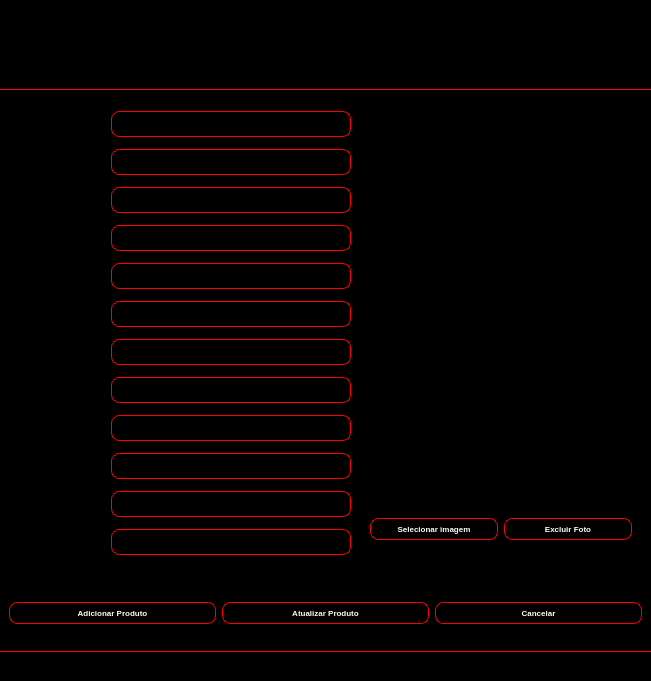
<?xml version="1.0" encoding="UTF-8"?>
<ui version="4.0">
 <class>MainWindow</class>
 <widget class="QMainWindow" name="MainWindow">
  <property name="geometry">
   <rect>
    <x>0</x>
    <y>0</y>
    <width>651</width>
    <height>681</height>
   </rect>
  </property>
  <property name="windowTitle">
   <string>MainWindow</string>
  </property>
  <property name="styleSheet">
   <string notr="true">QLineEdit{
    background: qlineargradient(x1: 0, y1: 0, x2: 0, y2: 1,
        stop: 0 #000000, stop: 1 #000000);
    color: white;
    border: 1px solid red;
    padding: 4px 2px;
    border-radius: 8px;
    font-weight: bold;
    font-size: 10px;
}

QLineEdit:hover {
    background: qlineargradient(x1: 0, y1: 0, x2: 0, y2: 1,
        stop: 0 #4e4e4e, stop: 1 #4e4e4e);
}

QLineEdit:pressed {
    background: qlineargradient(x1: 0, y1: 0, x2: 0, y2: 1,
        stop: 0 #1a5fb4, stop: 1 #4a00e0);
}

QPushButton {
    background: qlineargradient(x1: 0, y1: 0, x2: 0, y2: 1,
        stop: 0 #000000, stop: 1 #000000);
    color: white;
    border: 1px solid red;
    padding: 5px 17px;
    border-radius: 8px;
    font-weight: bold;
    font-size: 8px;
}

QPushButton:hover {
    background: qlineargradient(x1: 0, y1: 0, x2: 0, y2: 1,
        stop: 0 #4e4e4e, stop: 1 #4e4e4e);
}

QPushButton:pressed {
    background: qlineargradient(x1: 0, y1: 0, x2: 0, y2: 1,
        stop: 0 #1a5fb4, stop: 1 #4a00e0);
}</string>
  </property>
  <widget class="QWidget" name="centralwidget">
   <property name="styleSheet">
    <string notr="true">background-color: rgb(0, 0, 0);</string>
   </property>
   <layout class="QGridLayout" name="gridLayout">
    <property name="leftMargin">
     <number>0</number>
    </property>
    <property name="topMargin">
     <number>0</number>
    </property>
    <property name="rightMargin">
     <number>0</number>
    </property>
    <property name="bottomMargin">
     <number>0</number>
    </property>
    <property name="spacing">
     <number>0</number>
    </property>
    <item row="4" column="0">
     <widget class="QWidget" name="widget_2" native="true">
      <layout class="QGridLayout" name="gridLayout_2">
       <property name="leftMargin">
        <number>9</number>
       </property>
       <property name="topMargin">
        <number>9</number>
       </property>
       <property name="rightMargin">
        <number>0</number>
       </property>
       <property name="bottomMargin">
        <number>0</number>
       </property>
       <property name="spacing">
        <number>0</number>
       </property>
       <item row="7" column="2">
        <widget class="QLineEdit" name="nome_input">
         <property name="maximumSize">
          <size>
           <width>240</width>
           <height>16777215</height>
          </size>
         </property>
        </widget>
       </item>
       <item row="15" column="2">
        <widget class="QLineEdit" name="status_venda_input">
         <property name="maximumSize">
          <size>
           <width>240</width>
           <height>16777215</height>
          </size>
         </property>
        </widget>
       </item>
       <item row="8" column="0">
        <widget class="QLabel" name="label_3">
         <property name="text">
          <string>Preço Custo</string>
         </property>
        </widget>
       </item>
       <item row="2" column="2">
        <widget class="QLineEdit" name="cod_pdv_input">
         <property name="maximumSize">
          <size>
           <width>240</width>
           <height>16777215</height>
          </size>
         </property>
        </widget>
       </item>
       <item row="9" column="0">
        <widget class="QLabel" name="label_12">
         <property name="text">
          <string>Preço Venda</string>
         </property>
        </widget>
       </item>
       <item row="3" column="0">
        <widget class="QLabel" name="label_11">
         <property name="text">
          <string>Cód. Sistema</string>
         </property>
        </widget>
       </item>
       <item row="13" column="2">
        <widget class="QLineEdit" name="sit_estoque_input">
         <property name="maximumSize">
          <size>
           <width>240</width>
           <height>16777215</height>
          </size>
         </property>
        </widget>
       </item>
       <item row="15" column="0">
        <widget class="QLabel" name="label_10">
         <property name="text">
          <string>Status Venda</string>
         </property>
        </widget>
       </item>
       <item row="7" column="0">
        <widget class="QLabel" name="label_6">
         <property name="text">
          <string>Nome</string>
         </property>
        </widget>
       </item>
       <item row="14" column="0">
        <widget class="QLabel" name="label_7">
         <property name="text">
          <string>Ficha Tenica</string>
         </property>
        </widget>
       </item>
       <item row="11" column="2">
        <widget class="QLineEdit" name="Estoque_input">
         <property name="maximumSize">
          <size>
           <width>240</width>
           <height>16777215</height>
          </size>
         </property>
        </widget>
       </item>
       <item row="12" column="2">
        <widget class="QLineEdit" name="estoque_min_input">
         <property name="maximumSize">
          <size>
           <width>240</width>
           <height>16777215</height>
          </size>
         </property>
        </widget>
       </item>
       <item row="10" column="2">
        <widget class="QLineEdit" name="Medida_input">
         <property name="maximumSize">
          <size>
           <width>240</width>
           <height>16777215</height>
          </size>
         </property>
        </widget>
       </item>
       <item row="13" column="0">
        <widget class="QLabel" name="label_9">
         <property name="text">
          <string>Sit Estoque</string>
         </property>
        </widget>
       </item>
       <item row="14" column="2">
        <widget class="QLineEdit" name="ficha_tec_input">
         <property name="maximumSize">
          <size>
           <width>240</width>
           <height>16777215</height>
          </size>
         </property>
        </widget>
       </item>
       <item row="8" column="2">
        <widget class="QLineEdit" name="preco_custo_input">
         <property name="maximumSize">
          <size>
           <width>240</width>
           <height>16777215</height>
          </size>
         </property>
        </widget>
       </item>
       <item row="12" column="0">
        <widget class="QLabel" name="label_5">
         <property name="text">
          <string>Estoque mín</string>
         </property>
        </widget>
       </item>
       <item row="6" column="2">
        <widget class="QLineEdit" name="categoria_input">
         <property name="maximumSize">
          <size>
           <width>240</width>
           <height>16777215</height>
          </size>
         </property>
        </widget>
       </item>
       <item row="3" column="2">
        <widget class="QLineEdit" name="cod_sistema_input">
         <property name="maximumSize">
          <size>
           <width>240</width>
           <height>16777215</height>
          </size>
         </property>
        </widget>
       </item>
       <item row="2" column="0">
        <widget class="QLabel" name="label">
         <property name="text">
          <string>Cód. PDV</string>
         </property>
        </widget>
       </item>
       <item row="11" column="0">
        <widget class="QLabel" name="label_4">
         <property name="text">
          <string>Estoque</string>
         </property>
        </widget>
       </item>
       <item row="6" column="0">
        <widget class="QLabel" name="label_2">
         <property name="text">
          <string>Categoria</string>
         </property>
        </widget>
       </item>
       <item row="10" column="0">
        <widget class="QLabel" name="label_8">
         <property name="text">
          <string>Medida</string>
         </property>
        </widget>
       </item>
       <item row="9" column="2">
        <widget class="QLineEdit" name="preco_venda_input">
         <property name="maximumSize">
          <size>
           <width>240</width>
           <height>16777215</height>
          </size>
         </property>
        </widget>
       </item>
      </layout>
     </widget>
    </item>
    <item row="0" column="0" colspan="2">
     <widget class="QWidget" name="widget" native="true">
      <property name="sizePolicy">
       <sizepolicy hsizetype="Expanding" vsizetype="Preferred">
        <horstretch>0</horstretch>
        <verstretch>0</verstretch>
       </sizepolicy>
      </property>
      <property name="maximumSize">
       <size>
        <width>16777215</width>
        <height>90</height>
       </size>
      </property>
      <property name="styleSheet">
       <string notr="true">QWidget {
	background-color: rgb(0, 0, 0);
    border-bottom: 1px solid red;
    
    /* Gradiente para profundidade */
    background: qlineargradient(x1: 0, y1: 0, x2: 0, y2: 1,
        stop: 0 #000000, 
        stop: 0.5 #000000,
        stop: 1 #000000);
    
    /* Sombra externa para efeito 3D */
    box-shadow: 3px 3px 5px rgba(0, 0, 0, 0.2),
                -1px -1px 2px rgba(255, 255, 255, 0.3);
}</string>
      </property>
      <layout class="QVBoxLayout" name="verticalLayout">
       <property name="spacing">
        <number>0</number>
       </property>
       <property name="leftMargin">
        <number>0</number>
       </property>
       <property name="topMargin">
        <number>0</number>
       </property>
       <property name="rightMargin">
        <number>0</number>
       </property>
       <property name="bottomMargin">
        <number>0</number>
       </property>
       <item>
        <widget class="QLabel" name="label_14">
         <property name="font">
          <font>
           <family>Monotype Corsiva</family>
           <pointsize>45</pointsize>
          </font>
         </property>
         <property name="styleSheet">
          <string notr="true"/>
         </property>
         <property name="text">
          <string>Cadastro de Produtos</string>
         </property>
         <property name="alignment">
          <set>Qt::AlignmentFlag::AlignCenter</set>
         </property>
        </widget>
       </item>
      </layout>
     </widget>
    </item>
    <item row="5" column="0" colspan="2">
     <widget class="QWidget" name="widget_3" native="true">
      <property name="sizePolicy">
       <sizepolicy hsizetype="Expanding" vsizetype="Preferred">
        <horstretch>0</horstretch>
        <verstretch>0</verstretch>
       </sizepolicy>
      </property>
      <property name="maximumSize">
       <size>
        <width>16777215</width>
        <height>75</height>
       </size>
      </property>
      <property name="styleSheet">
       <string notr="true">QPushButton {
    background: qlineargradient(x1: 0, y1: 0, x2: 0, y2: 1,
        stop: 0 #000000, stop: 1 #000000);
    color: white;
    border: 1px solid red;
    padding: 5px 17px;
    border-radius: 8px;
    font-weight: bold;
    font-size: 8px;
}

QPushButton:hover {
    background: qlineargradient(x1: 0, y1: 0, x2: 0, y2: 1,
        stop: 0 #4e4e4e, stop: 1 #4e4e4e);
}

QPushButton:pressed {
    background: qlineargradient(x1: 0, y1: 0, x2: 0, y2: 1,
        stop: 0 #1a5fb4, stop: 1 #4a00e0);
}</string>
      </property>
      <layout class="QGridLayout" name="gridLayout_4">
       <item row="0" column="0">
        <widget class="QPushButton" name="add_produto">
         <property name="styleSheet">
          <string notr="true"/>
         </property>
         <property name="text">
          <string>Adicionar Produto</string>
         </property>
        </widget>
       </item>
       <item row="0" column="1">
        <widget class="QPushButton" name="atual_produto">
         <property name="text">
          <string>Atualizar Produto</string>
         </property>
        </widget>
       </item>
       <item row="0" column="2">
        <widget class="QPushButton" name="cancelar">
         <property name="text">
          <string>Cancelar</string>
         </property>
        </widget>
       </item>
      </layout>
     </widget>
    </item>
    <item row="4" column="1">
     <widget class="QWidget" name="widget_4" native="true">
      <property name="minimumSize">
       <size>
        <width>300</width>
        <height>0</height>
       </size>
      </property>
      <layout class="QGridLayout" name="gridLayout_3">
       <item row="1" column="0" colspan="3">
        <widget class="QFrame" name="frame">
         <property name="maximumSize">
          <size>
           <width>16777215</width>
           <height>75</height>
          </size>
         </property>
         <property name="frameShape">
          <enum>QFrame::Shape::StyledPanel</enum>
         </property>
         <property name="frameShadow">
          <enum>QFrame::Shadow::Raised</enum>
         </property>
         <layout class="QHBoxLayout" name="horizontalLayout">
          <item>
           <widget class="QPushButton" name="selecionar_imagem">
            <property name="text">
             <string>Selecionar imagem</string>
            </property>
           </widget>
          </item>
          <item>
           <widget class="QPushButton" name="limp_img">
            <property name="text">
             <string>Excluir Foto</string>
            </property>
           </widget>
          </item>
         </layout>
        </widget>
       </item>
       <item row="0" column="0" colspan="3">
        <widget class="QFrame" name="frame_2">
         <property name="frameShape">
          <enum>QFrame::Shape::StyledPanel</enum>
         </property>
         <property name="frameShadow">
          <enum>QFrame::Shadow::Raised</enum>
         </property>
         <layout class="QHBoxLayout" name="horizontalLayout_2">
          <item>
           <widget class="QLabel" name="image_label">
            <property name="text">
             <string/>
            </property>
           </widget>
          </item>
         </layout>
        </widget>
       </item>
      </layout>
     </widget>
    </item>
    <item row="6" column="0" colspan="2">
     <widget class="QWidget" name="widget_5" native="true">
      <property name="maximumSize">
       <size>
        <width>16777215</width>
        <height>30</height>
       </size>
      </property>
      <property name="styleSheet">
       <string notr="true">QWidget {
	background-color: rgb(0, 0, 0);
    border-top: 1px solid red;
    
    /* Gradiente para profundidade */
    background: qlineargradient(x1: 0, y1: 0, x2: 0, y2: 1,
        stop: 0 #000000, 
        stop: 0.5 #000000,
        stop: 1 #000000);
    
    /* Sombra externa para efeito 3D */
    box-shadow: 3px 3px 5px rgba(0, 0, 0, 0.2),
                -1px -1px 2px rgba(255, 255, 255, 0.3);
}</string>
      </property>
     </widget>
    </item>
   </layout>
  </widget>
 </widget>
 <tabstops>
  <tabstop>cod_pdv_input</tabstop>
  <tabstop>cod_sistema_input</tabstop>
  <tabstop>categoria_input</tabstop>
  <tabstop>nome_input</tabstop>
  <tabstop>preco_custo_input</tabstop>
  <tabstop>preco_venda_input</tabstop>
  <tabstop>Medida_input</tabstop>
  <tabstop>Estoque_input</tabstop>
  <tabstop>estoque_min_input</tabstop>
  <tabstop>sit_estoque_input</tabstop>
  <tabstop>ficha_tec_input</tabstop>
  <tabstop>status_venda_input</tabstop>
  <tabstop>add_produto</tabstop>
  <tabstop>atual_produto</tabstop>
  <tabstop>cancelar</tabstop>
 </tabstops>
 <resources/>
 <connections/>
</ui>
